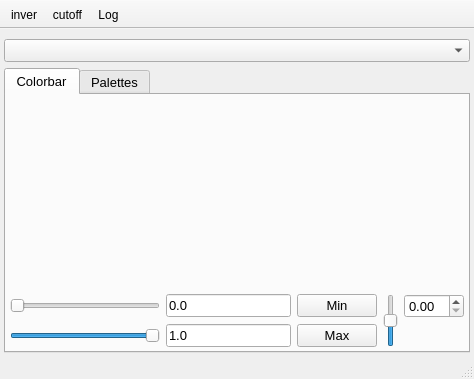
<?xml version="1.0" encoding="UTF-8"?>
<ui version="4.0">
 <class>Colorscale</class>
 <widget class="QMainWindow" name="Colorscale">
  <property name="geometry">
   <rect>
    <x>0</x>
    <y>0</y>
    <width>474</width>
    <height>379</height>
   </rect>
  </property>
  <property name="windowTitle">
   <string>ColorBar</string>
  </property>
  <property name="iconSize">
   <size>
    <width>20</width>
    <height>20</height>
   </size>
  </property>
  <property name="unifiedTitleAndToolBarOnMac">
   <bool>true</bool>
  </property>
  <widget class="QWidget" name="centralwidget">
   <layout class="QGridLayout" name="gridLayout" columnstretch="3">
    <property name="leftMargin">
     <number>4</number>
    </property>
    <property name="topMargin">
     <number>10</number>
    </property>
    <property name="rightMargin">
     <number>4</number>
    </property>
    <property name="bottomMargin">
     <number>4</number>
    </property>
    <item row="1" column="0">
     <widget class="QTabWidget" name="colorbarTabs">
      <property name="font">
       <font>
        <pointsize>10</pointsize>
       </font>
      </property>
      <property name="tabPosition">
       <enum>QTabWidget::TabPosition::North</enum>
      </property>
      <property name="currentIndex">
       <number>0</number>
      </property>
      <property name="neutrinoSave" stdset="0">
       <bool>true</bool>
      </property>
      <widget class="QWidget" name="tab">
       <attribute name="title">
        <string>Colorbar</string>
       </attribute>
       <layout class="QGridLayout" name="gridLayout_2" rowstretch="1,0">
        <property name="leftMargin">
         <number>4</number>
        </property>
        <property name="topMargin">
         <number>4</number>
        </property>
        <property name="rightMargin">
         <number>4</number>
        </property>
        <property name="bottomMargin">
         <number>4</number>
        </property>
        <item row="0" column="0">
         <widget class="nHistogram" name="histogram" native="true">
          <property name="minimumSize">
           <size>
            <width>0</width>
            <height>140</height>
           </size>
          </property>
          <property name="font">
           <font>
            <pointsize>10</pointsize>
           </font>
          </property>
          <property name="cursor">
           <cursorShape>SplitHCursor</cursorShape>
          </property>
          <property name="mouseTracking">
           <bool>true</bool>
          </property>
          <property name="focusPolicy">
           <enum>Qt::FocusPolicy::StrongFocus</enum>
          </property>
         </widget>
        </item>
        <item row="1" column="0">
         <widget class="QWidget" name="widget" native="true">
          <layout class="QGridLayout" name="gridLayout_4" columnstretch="1,0,0,0,0,0,0">
           <property name="leftMargin">
            <number>0</number>
           </property>
           <property name="topMargin">
            <number>0</number>
           </property>
           <property name="rightMargin">
            <number>0</number>
           </property>
           <property name="bottomMargin">
            <number>0</number>
           </property>
           <item row="0" column="2">
            <widget class="QPushButton" name="setToMin">
             <property name="font">
              <font>
               <pointsize>10</pointsize>
              </font>
             </property>
             <property name="text">
              <string>Min</string>
             </property>
            </widget>
           </item>
           <item row="1" column="1">
            <widget class="QLineEdit" name="lineMax">
             <property name="font">
              <font>
               <pointsize>10</pointsize>
              </font>
             </property>
             <property name="text">
              <string>1.0</string>
             </property>
             <property name="neutrinoSave" stdset="0">
              <bool>false</bool>
             </property>
            </widget>
           </item>
           <item row="0" column="1">
            <widget class="QLineEdit" name="lineMin">
             <property name="font">
              <font>
               <pointsize>10</pointsize>
              </font>
             </property>
             <property name="text">
              <string>0.0</string>
             </property>
             <property name="neutrinoSave" stdset="0">
              <bool>false</bool>
             </property>
            </widget>
           </item>
           <item row="0" column="5" rowspan="2">
            <widget class="QSlider" name="gamma">
             <property name="toolTip">
              <string>Image gamma</string>
             </property>
             <property name="minimum">
              <number>-4</number>
             </property>
             <property name="maximum">
              <number>6</number>
             </property>
             <property name="pageStep">
              <number>2</number>
             </property>
             <property name="value">
              <number>1</number>
             </property>
             <property name="orientation">
              <enum>Qt::Orientation::Vertical</enum>
             </property>
            </widget>
           </item>
           <item row="1" column="2">
            <widget class="QPushButton" name="setToMax">
             <property name="font">
              <font>
               <pointsize>10</pointsize>
              </font>
             </property>
             <property name="text">
              <string>Max</string>
             </property>
            </widget>
           </item>
           <item row="1" column="0">
            <widget class="QSlider" name="sliderMax">
             <property name="font">
              <font>
               <pointsize>10</pointsize>
              </font>
             </property>
             <property name="maximum">
              <number>100</number>
             </property>
             <property name="pageStep">
              <number>5</number>
             </property>
             <property name="value">
              <number>100</number>
             </property>
             <property name="orientation">
              <enum>Qt::Orientation::Horizontal</enum>
             </property>
             <property name="neutrinoSave" stdset="0">
              <bool>false</bool>
             </property>
            </widget>
           </item>
           <item row="0" column="0">
            <widget class="QSlider" name="sliderMin">
             <property name="font">
              <font>
               <pointsize>10</pointsize>
              </font>
             </property>
             <property name="maximum">
              <number>100</number>
             </property>
             <property name="pageStep">
              <number>5</number>
             </property>
             <property name="orientation">
              <enum>Qt::Orientation::Horizontal</enum>
             </property>
             <property name="neutrinoSave" stdset="0">
              <bool>false</bool>
             </property>
            </widget>
           </item>
           <item row="0" column="6">
            <widget class="QDoubleSpinBox" name="percent">
             <property name="font">
              <font>
               <pointsize>10</pointsize>
              </font>
             </property>
             <property name="toolTip">
              <string>Percent of pixels to show in the colorbar</string>
             </property>
             <property name="decimals">
              <number>2</number>
             </property>
             <property name="singleStep">
              <double>0.100000000000000</double>
             </property>
            </widget>
           </item>
          </layout>
         </widget>
        </item>
       </layout>
      </widget>
      <widget class="QWidget" name="tab_3">
       <attribute name="title">
        <string>Palettes</string>
       </attribute>
       <layout class="QGridLayout" name="gridLayout_9" columnstretch="1,1,0">
        <property name="leftMargin">
         <number>4</number>
        </property>
        <property name="topMargin">
         <number>4</number>
        </property>
        <property name="rightMargin">
         <number>4</number>
        </property>
        <property name="bottomMargin">
         <number>4</number>
        </property>
        <item row="2" column="1">
         <widget class="QPushButton" name="removePaletteFile">
          <property name="font">
           <font>
            <pointsize>10</pointsize>
           </font>
          </property>
          <property name="text">
           <string>Hide File</string>
          </property>
         </widget>
        </item>
        <item row="2" column="0">
         <widget class="QPushButton" name="addPaletteFile">
          <property name="font">
           <font>
            <pointsize>10</pointsize>
           </font>
          </property>
          <property name="text">
           <string>Add plaette from file</string>
          </property>
         </widget>
        </item>
        <item row="2" column="2">
         <widget class="QPushButton" name="resetPalettes">
          <property name="font">
           <font>
            <pointsize>10</pointsize>
           </font>
          </property>
          <property name="text">
           <string>Reset</string>
          </property>
         </widget>
        </item>
        <item row="1" column="0" colspan="3">
         <widget class="QListWidget" name="fileList">
          <property name="font">
           <font>
            <pointsize>10</pointsize>
           </font>
          </property>
          <property name="alternatingRowColors">
           <bool>true</bool>
          </property>
          <property name="selectionMode">
           <enum>QAbstractItemView::SelectionMode::ExtendedSelection</enum>
          </property>
         </widget>
        </item>
       </layout>
      </widget>
     </widget>
    </item>
    <item row="0" column="0">
     <widget class="QComboBox" name="palettes">
      <property name="font">
       <font>
        <pointsize>10</pointsize>
       </font>
      </property>
     </widget>
    </item>
   </layout>
  </widget>
  <widget class="QStatusBar" name="statusbar">
   <property name="font">
    <font>
     <pointsize>10</pointsize>
    </font>
   </property>
  </widget>
  <widget class="QToolBar" name="toolBar">
   <property name="windowTitle">
    <string>toolBar</string>
   </property>
   <property name="movable">
    <bool>false</bool>
   </property>
   <property name="floatable">
    <bool>false</bool>
   </property>
   <attribute name="toolBarArea">
    <enum>TopToolBarArea</enum>
   </attribute>
   <attribute name="toolBarBreak">
    <bool>false</bool>
   </attribute>
   <addaction name="actionInvert"/>
   <addaction name="actionCutoff"/>
   <addaction name="actionLog"/>
  </widget>
  <action name="actionInvert">
   <property name="checkable">
    <bool>true</bool>
   </property>
   <property name="icon">
    <iconset resource="Colorscale.qrc">
     <normaloff>:/icons/invert_colorbar.png</normaloff>:/icons/invert_colorbar.png</iconset>
   </property>
   <property name="text">
    <string>inver</string>
   </property>
   <property name="toolTip">
    <string>Invert colorbar</string>
   </property>
  </action>
  <action name="actionCutoff">
   <property name="icon">
    <iconset resource="Colorscale.qrc">
     <normaloff>:/icons/expand.png</normaloff>:/icons/expand.png</iconset>
   </property>
   <property name="text">
    <string>cutoff</string>
   </property>
   <property name="toolTip">
    <string>New image with colorscale </string>
   </property>
  </action>
  <action name="actionLog">
   <property name="checkable">
    <bool>true</bool>
   </property>
   <property name="icon">
    <iconset resource="Colorscale.qrc">
     <normaloff>:/icons/histoNorm.png</normaloff>
     <normalon>:/icons/histoLog.png</normalon>:/icons/histoNorm.png</iconset>
   </property>
   <property name="text">
    <string>Log</string>
   </property>
   <property name="toolTip">
    <string>Log histogram</string>
   </property>
   <property name="neutrinoSave" stdset="0">
    <bool>true</bool>
   </property>
  </action>
 </widget>
 <customwidgets>
  <customwidget>
   <class>nHistogram</class>
   <extends>QWidget</extends>
   <header location="global">nHistogram.h</header>
   <container>1</container>
  </customwidget>
 </customwidgets>
 <tabstops>
  <tabstop>histogram</tabstop>
  <tabstop>sliderMin</tabstop>
  <tabstop>sliderMax</tabstop>
  <tabstop>lineMin</tabstop>
  <tabstop>lineMax</tabstop>
  <tabstop>setToMin</tabstop>
  <tabstop>setToMax</tabstop>
  <tabstop>fileList</tabstop>
  <tabstop>addPaletteFile</tabstop>
  <tabstop>removePaletteFile</tabstop>
  <tabstop>colorbarTabs</tabstop>
 </tabstops>
 <resources>
  <include location="Colorscale.qrc"/>
 </resources>
 <connections/>
</ui>
